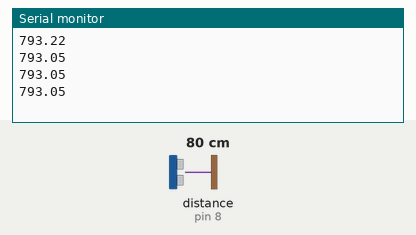
A sketch run on a simulated Arduino Uno, built with avr-gcc and run on an emulated ATmega328P. Parts: the last lines printed to the serial monitor. Wiring (inferred from the names in the program): ultrasonic range finder: trigger pin 7; echo pin 8. The inputs (shaded band) are chosen by the test bench; at power-on: distance to the obstacle (sensor on pin 8) 80 cm. The echo pulse lasts 58.3 µs per cm.

Above: at 1.2 s.
1.3 s: distance to the obstacle (sensor on pin 8) set to 2 cm
At 1.56 s:
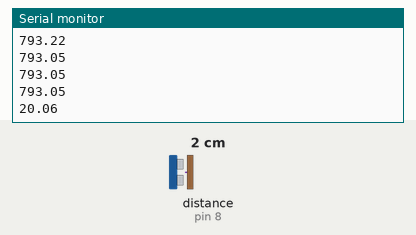
2.8 s: distance to the obstacle (sensor on pin 8) set to 4 cm
At 2.89 s:
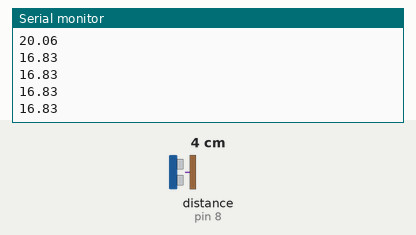
Timing chart, 0 to 5.8 s (numbered marks = the images above; inputs shaded):
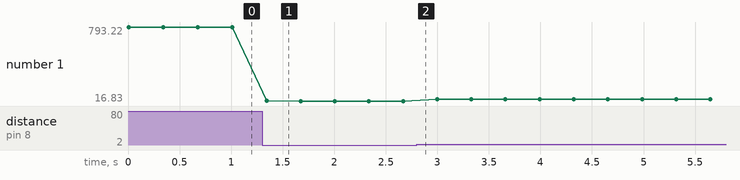

The sketch:

HC-SR04_AUG_25.ino
```cpp
#define Trigger 7
#define Echo 8

void setup() {
  Serial.begin(9600);
  pinMode(Trigger, OUTPUT);
  pinMode(Echo, INPUT);

}

unsigned int time_dis;
float distance;

void loop() {
  digitalWrite(Trigger, LOW);
  digitalWrite(Trigger, HIGH);
  delayMicroseconds(10);            //센서 spec 상, 최소 10s단위로 전송
  digitalWrite(Trigger, LOW);

  time_dis = pulseIn(Echo, HIGH);
  distance = 17.0*time_dis/100;
  Serial.println(distance);
  delay(330);
}
```

Measured:
- after the input at 1.3 s, the serial monitor: prints a new line at once (image 1)
- plotted number 1: 793.05 → 16.83 after the input at 1.3 s, 16.83 → 36.55 after the input at 2.8 s
